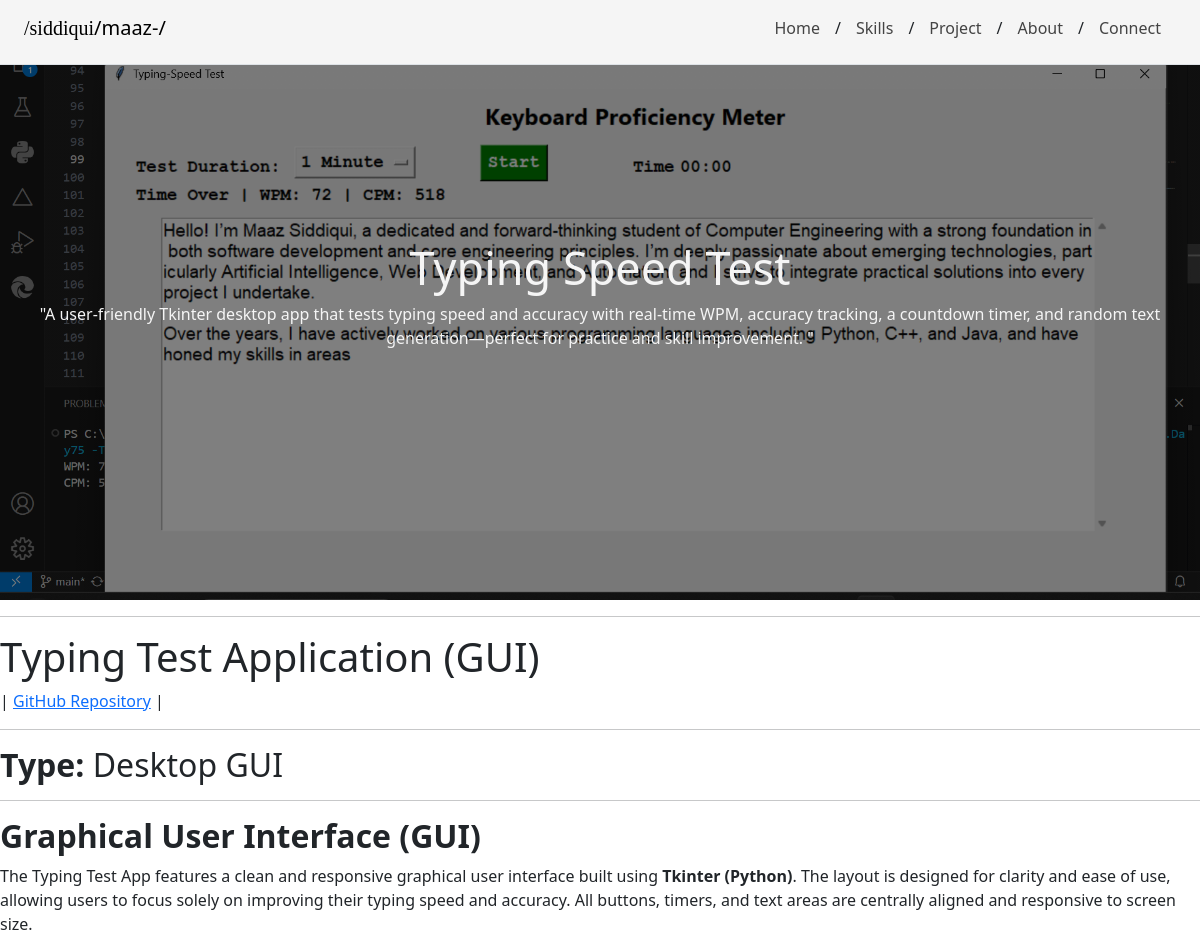
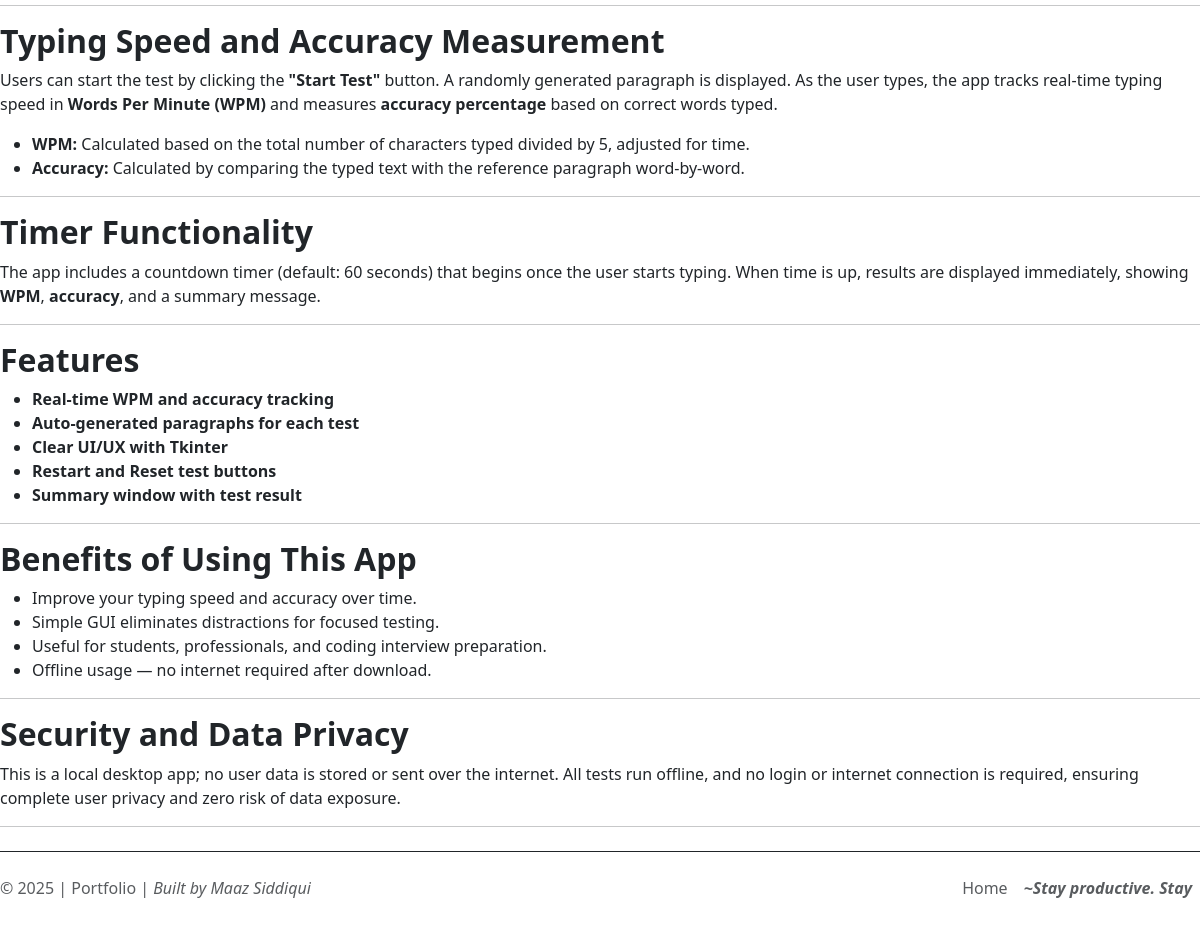
Page /maaz-project/4 on the committed database (2 pictures, top to bottom).
### app.py (models this page shows)
class PROJECT_POSTS(db.Model):
    __tablename__ = 'PROJECTS'
    id = db.Column(db.Integer, primary_key=True)
    title = db.Column(db.String, unique=True)
    s_description = db.Column(db.String, nullable=False)
    img = db.Column(db.String, nullable=False)
    body = db.Column(db.String, nullable=False)

### app.py (the view)
@app.route("/maaz-project/<id>")
def maaz_project(id):
    print('+=========================================REACHED View Project=========================================+')
    post = PROJECT_POSTS.query.filter_by(id=int(id)).first()
    return render_template("specific-project.html", post=post)

### templates/specific-project.html (shortened to what this page needs)
{% extends 'base.html' %} {% block title %}Maaz | Project{% endblock %}  {% block body %}
<div class="project-bg">
    <p class="para"><span style="font-size:45px;">{{post.title}}</span><br>{{post.s_description}}</p>
</div>
<hr>
{{post.body|safe}}
{% endblock %}

### rows in the picture
PROJECT_POSTS: title "Typing Speed Test", s_description "\"A user-friendly Tkinter desktop app that tests typing speed and accuracy with real-time WPM, accuracy tracking, a countdown timer, and random text generation—perfect for practice and skill improvement. \"", body "Typing Test Application (GUI) | GitHub Repository | Type: Desktop GUI Graphical User Interface (GUI) The Typing Test App features a clean and responsive graphical user interface built using Tkinter (Python) . The layout is designed for clarity and ease of use, allowing users to focus solely on improving their typing speed and accuracy. All buttons, timers, and text areas are centrally aligned and responsive to screen size. Typing Speed and Accuracy Measurement Users can start the test by clicking the \"Start Test\" button. A randomly generated paragraph is displayed. As the user types, the app tracks real-time typing speed in Words Per Minute (WPM) and measures accuracy percentage based on…"
